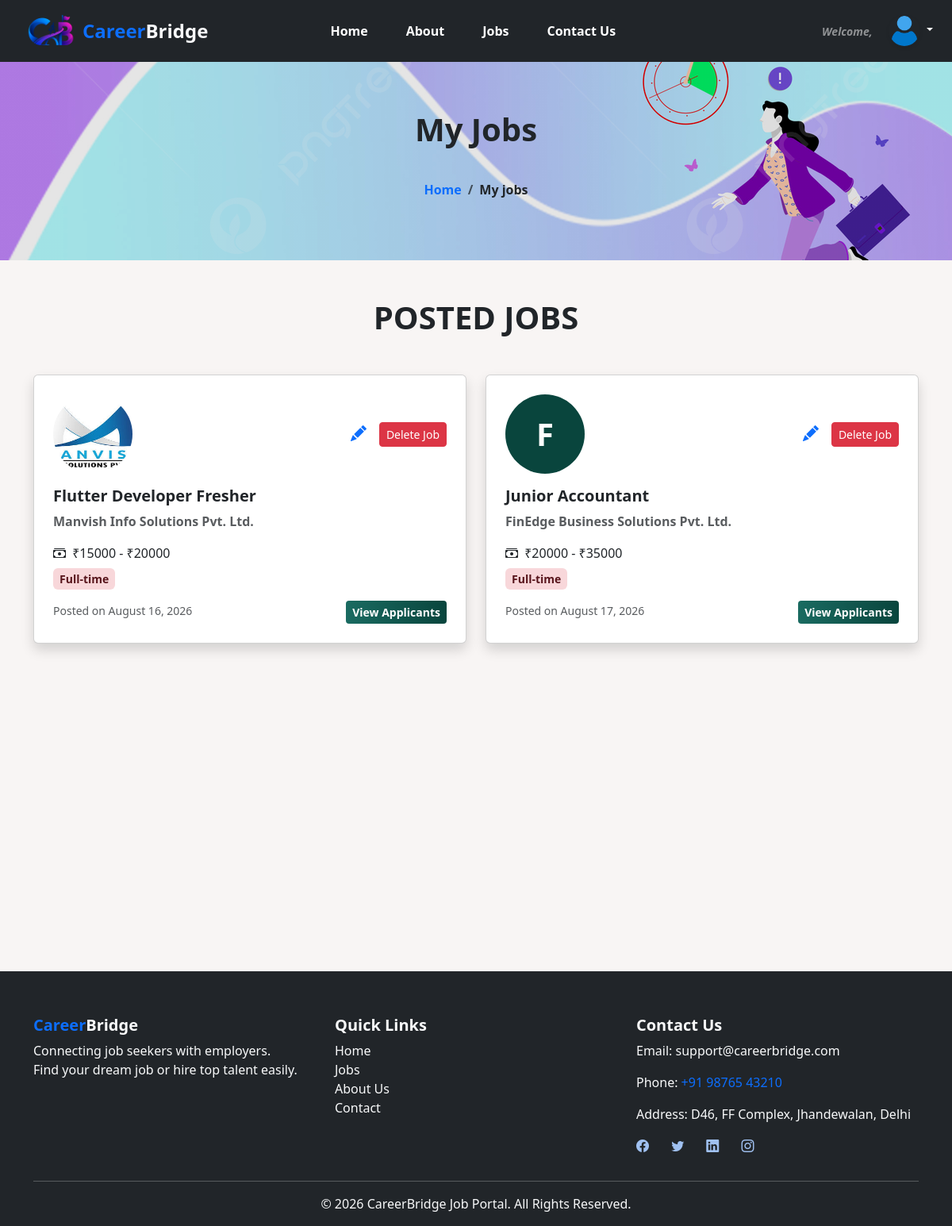
/manage-jobs/ (signed in), run on an earlier commit of the app's database.
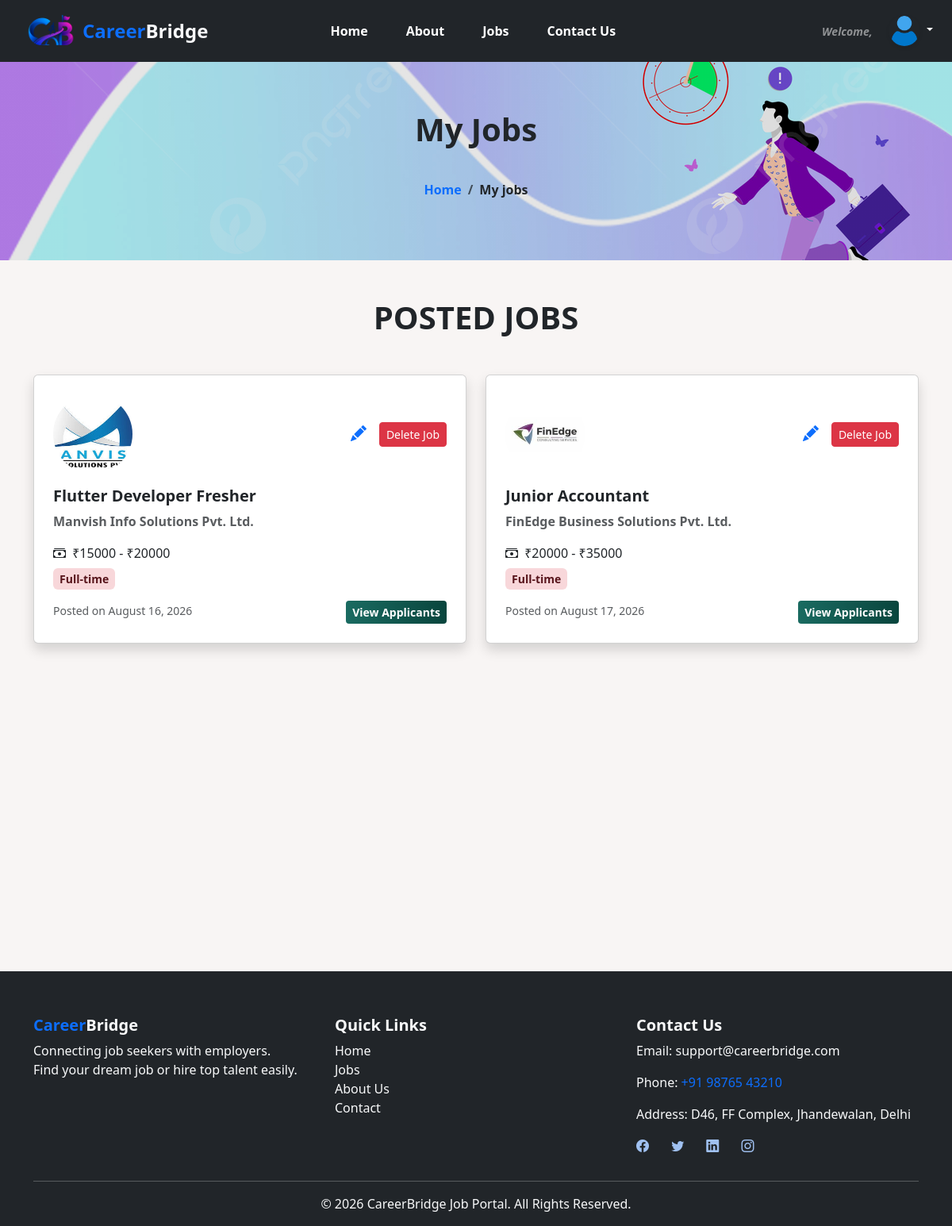
And on a later commit of the database.
### job/models.py (models this page shows, shortened)
class Job(models.Model):
    jobtype_choices = (
        ('Full-time', 'Full time'),
        ('Part-time', 'Part time'),
        ('Temporary', 'Temporary'),
        ('Freelance', 'Freelance'),
    )
    work_location_choices = (
        ('On-site', 'On-site'),
        ('Remote', 'Remote'),
        ('Hybrid', 'Hybrid'),
    )
    job_title = models.CharField(max_length=50)
    company_name = models.CharField(max_length=50)
    company_logo = models.ImageField(upload_to='company_logos', null=True, blank=True)
    location = models.CharField(max_length=100)
    job_type = models.CharField(max_length=50, choices=jobtype_choices)
    category = models.ForeignKey(Category, on_delete=models.CASCADE)
    industry_type = models.ForeignKey(Industry, on_delete=models.CASCADE, null=True, blank=True)
    description = models.TextField()
    responsibilities = models.TextField()
    skills = models.TextField()
    min_salary = models.PositiveIntegerField()
    max_salary = models.PositiveIntegerField()
    experience = models.TextField(max_length=50)
    work_location = models.CharField(max_length=50, choices=work_location_choices)
    deadline = models.DateField()
    created_at = models.DateTimeField(auto_now_add=True)
    updated_at = models.DateTimeField(auto_now=True)
    is_featured = models.BooleanField(default=False)
    employer = models.ForeignKey(User, on_delete=models.CASCADE, null=True, blank=True)

### job/views.py (the view)
# urls.py: path('manage-jobs/', views.manage_job, name='manage_job'),
@login_required
def manage_job(request):
    jobs = Job.objects.filter(employer=request.user)
    return render(request, 'manage_job.html',{'jobs': jobs})

### job/templates/manage_job.html (shortened to what this page needs)
{% extends 'base.html' %}
{% load static %}
{% block content %}
<div class="container-fluid d-flex align-items-center justify-content-center text-center text-dark mb-5 page-bg">
    <div>
        <h3 class="mb-4 fw-bold fs-1">My Jobs</h3>
        <nav aria-label="breadcrumb">
        <ol class="breadcrumb p-3 mb-0 justify-content-center bg-transparent">
            <li class="breadcrumb-item">
            <a href="/" class="text-decoration-none text-primary fw-bold">Home</a>
            </li>
            <li class="breadcrumb-item active text-dark fw-semibold" aria-current="page">
                My jobs
            </li>
        </ol>
        </nav>
  </div>
</div>
<div class="container my-5 vh-100">
    {% if jobs %}
    <h6 class="text-center my-5 display-6 fw-semibold">POSTED JOBS</h6>
    <div class="row g-4">
        {% for i in jobs %}
        <div class="col-lg-6 col-md-12 col-12">
            <div class="card shadow p-4">
                <div class="d-flex align-items-center justify-content-between mb-3">
                    {% if i.company_logo %}
                    <img src="/media/{{ i.company_logo }}" class="img-fluid rounded-circle object-fit-cover" style="width:100px; height:100px;" alt="Company Logo">
                    {% else %}
                    <div class="rounded-circle d-flex align-items-center justify-content-center text-white fw-bold"style="width:100px; height:100px; font-size:40px; background-color: #09453d;">
                        {{ i.company_name|first|upper }}
                    </div>
                    {% endif %}
                    <div class="d-flex gap-3">
                        <a href="{% url 'update_job' i.id%}"><i class="bi bi-pencil-fill fs-5 text-primary"></i></a>
                        <a href="{% url 'delete_job' i.id%}" class="btn btn-danger btn-sm"> Delete Job </a>
                    </div>
                </div>
                <a href="{% url 'job_details' i.id %}" class="text-decoration-none text-dark ">
                    <div class="card-body p-0">
                        <h5 class="fw-semibold job-title">{{ i.job_title }}</h5>
                        <p class="text-muted fw-semibold">{{ i.company_name }}</p>
                        <div class="mb-2">
                            <i class="bi bi-cash-stack me-1"></i>
                            ₹{{ i.min_salary }} - ₹{{ i.max_salary }}
                        </div>
                        <span class="small px-2 py-1 bg-danger-subtle text-danger-emphasis fw-semibold rounded">
                            {{ i.job_type }}
                        </span>
                        <div class="d-flex justify-content-between mt-3">
                            <small class="text-body-secondary">
                                Posted on {{ i.created_at|date:"F j, Y" }}
                            </small>
                            <a href="{% url 'view_applicants' i.id %}" class="btn btn-primary btn-sm fw-semibold">View Applicants</a>
                        </div>
                    </div>
                </a>
            </div>
        </div>
        {% endfor %}
    </div>
    {% else %}
        <h4 class="text-muted text-center display-5 my-5">No Jobs posted</h4>
    {% endif %}
</div>
{% endblock content %}

What changed in the data, as far as the page shows it:
changed Job "Junior Accountant": company_logo: picture added; company_logo empty → "company_logos/fin.jpg" (drawn); company_name|first "F" → (not shown)
